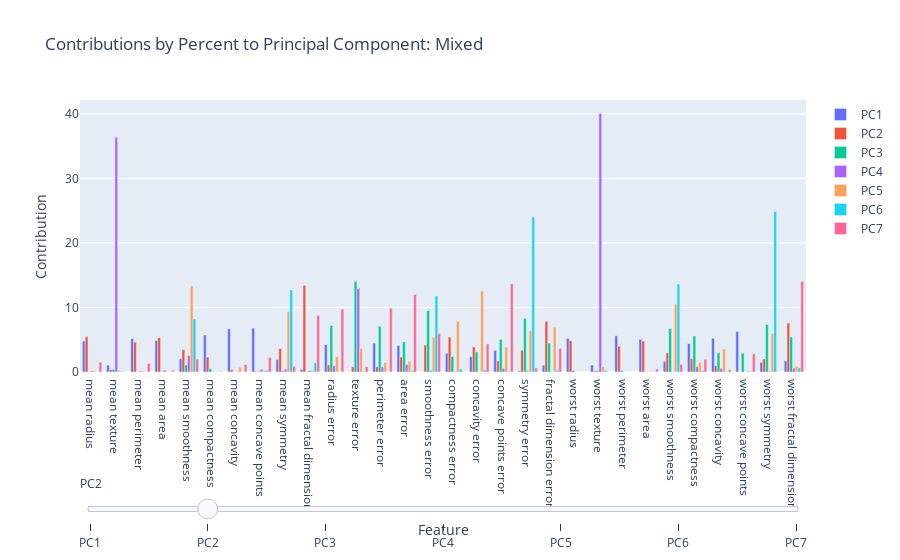

The code cell stored with this chart in its notebook:
### Markdown cell above
### *4.4 Visualizing Feature Contributions*

### Code cell
# Contribution to each principal component
num_components = len(pca.components_)

# Convert to DataFrame for visualization
contributions = pd.DataFrame(pca.components_.T, columns=[f'PC{i}' for i in range(1, num_components+1)], index=data.feature_names)

# Calculate contributions as percentages
contributions = pca.components_**2
contributions /= contributions.sum(axis=1, keepdims=True)
contributions *= 100  # Convert to percentage
dfContributions = pd.DataFrame(contributions.T, columns=[f'PC{i}' for i in range(1, num_components+1)], index=data.feature_names)

# Create and display interactive bar plot
fig = go.Figure()

# Add traces for each Principal Component
for i, pc in enumerate(dfContributions.columns, start=1):
    fig.add_trace(go.Bar(x=dfContributions.index, y=dfContributions[pc], name=pc))

# Update layout with slider for interactivity
steps = []
for i, pc in enumerate(dfContributions.columns, start=1):
    step = dict(
        method="update",
        args=[{"visible": [el == pc for el in dfContributions.columns]},
              {"title": f"Contributions to Principal Component: {pc}"}],
        label=pc,
    )
    steps.append(step)

# Create and add slider
sliders = [dict(active=1, pad={"t": 100}, steps=steps)]
fig.update_layout(sliders=sliders)

# Set title and show plot
fig.update_layout(title="Contributions by Percent to Principal Component: Mixed", xaxis_title="Feature", yaxis_title="Contribution")
fig.show()

### Figure 1 — Plotly figure (JSON) as saved in the notebook; plotly's stock layout.template omitted (floating-point values rounded to 4 significant figures)
{"data": [{"name": "PC1", "type": "bar", "x": ["mean radius", "mean texture", "mean perimeter", "mean area", "mean smoothness", "mean compactness", "mean concavity", "mean concave points", "mean symmetry", "mean fractal dimension", "radius error", "texture error", "perimeter error", "area error", "smoothness error", "compactness error", "concavity error", "concave points error", "symmetry error", "fractal dimension error", "worst radius", "worst texture", "worst perimeter", "worst area", "worst smoothness", "worst compactness", "worst concavity", "worst concave points", "worst symmetry", "worst fractal dimension"], "y": [4.792, 1.076, 5.177, 4.884, 2.033, 5.726, 6.677, 6.804, 1.909, 0.4143, 4.243, 0.03037, 4.466, 4.116, 0.02112, 2.903, 2.359, 3.364, 0.1806, 1.052, 5.198, 1.091, 5.6, 5.057, 1.637, 4.414, 5.233, 6.294, 1.511, 1.737]}, {"name": "PC2", "type": "bar", "x": ["mean radius", "mean texture", "mean perimeter", "mean area", "mean smoothness", "mean compactness", "mean concavity", "mean concave points", "mean symmetry", "mean fractal dimension", "radius error", "texture error", "perimeter error", "area error", "smoothness error", "compactness error", "concavity error", "concave points error", "symmetry error", "fractal dimension error", "worst radius", "worst texture", "worst perimeter", "worst area", "worst smoothness", "worst compactness", "worst concavity", "worst concave points", "worst symmetry", "worst fractal dimension"], "y": [5.469, 0.3565, 4.63, 5.34, 3.464, 2.307, 0.362, 0.1209, 3.623, 13.44, 1.114, 0.8096, 0.8003, 2.319, 4.179, 5.416, 3.889, 1.698, 3.38, 7.845, 4.834, 0.2067, 3.995, 4.812, 2.969, 2.062, 0.9597, 0.006818, 2.013, 7.581]}, {"name": "PC3", "type": "bar", "x": ["mean radius", "mean texture", "mean perimeter", "mean area", "mean smoothness", "mean compactness", "mean concavity", "mean concave points", "mean symmetry", "mean fractal dimension", "radius error", "texture error", "perimeter error", "area error", "smoothness error", "compactness error", "concavity error", "concave points error", "symmetry error", "fractal dimension error", "worst radius", "worst texture", "worst perimeter", "worst area", "worst smoothness", "worst compactness", "worst concavity", "worst concave points", "worst symmetry", "worst fractal dimension"], "y": [0.007278, 0.4167, 0.008675, 0.08237, 1.088, 0.549, 0.0007474, 0.06535, 0.1619, 0.05096, 7.208, 14.04, 7.11, 4.666, 9.538, 2.396, 3.114, 5.047, 8.328, 4.473, 0.2257, 0.1789, 0.2357, 0.01417, 6.749, 5.573, 2.995, 2.902, 7.361, 5.419]}, {"name": "PC4", "type": "bar", "x": ["mean radius", "mean texture", "mean perimeter", "mean area", "mean smoothness", "mean compactness", "mean concavity", "mean concave points", "mean symmetry", "mean fractal dimension", "radius error", "texture error", "perimeter error", "area error", "smoothness error", "compactness error", "concavity error", "concave points error", "symmetry error", "fractal dimension error", "worst radius", "worst texture", "worst perimeter", "worst area", "worst smoothness", "worst compactness", "worst concavity", "worst concave points", "worst symmetry", "worst fractal dimension"], "y": [0.1715, 36.37, 0.1763, 0.2855, 2.54, 0.1011, 0.03657, 0.4269, 0.4506, 0.2361, 0.9592, 12.95, 0.792, 1.171, 0.1995, 0.07546, 0.0001734, 0.5486, 0.1942, 0.02342, 0.02377, 40.04, 0.01905, 0.06705, 0.03116, 0.8341, 0.5469, 0.003608, 0.1314, 0.5937]}, {"name": "PC5", "type": "bar", "x": ["mean radius", "mean texture", "mean perimeter", "mean area", "mean smoothness", "mean compactness", "mean concavity", "mean concave points", "mean symmetry", "mean fractal dimension", "radius error", "texture error", "perimeter error", "area error", "smoothness error", "compactness error", "concavity error", "concave points error", "symmetry error", "fractal dimension error", "worst radius", "worst texture", "worst perimeter", "worst area", "worst smoothness", "worst compactness", "worst concavity", "worst concave points", "worst symmetry", "worst fractal dimension"], "y": [0.1428, 0.2447, 0.1397, 0.01067, 13.33, 0.0137, 0.7461, 0.1924, 9.36, 0.1974, 2.386, 3.673, 1.464, 1.628, 5.385, 7.838, 12.53, 3.824, 6.394, 6.933, 0.001942, 0.8627, 0.005556, 0.07503, 10.53, 1.484, 3.554, 0.1878, 5.981, 0.8916]}, {"name": "PC6", "type": "bar", "x": ["mean radius", "mean texture", "mean perimeter", "mean area", "mean smoothness", "mean compactness", "mean concavity", "mean concave points", "mean symmetry", "mean fractal dimension", "radius error", "texture error", "perimeter error", "area error", "smoothness error", "compactness error", "concavity error", "concave points error", "symmetry error", "fractal dimension error", "worst radius", "worst texture", "worst perimeter", "worst area", "worst smoothness", "worst compactness", "worst concavity", "worst concave points", "worst symmetry", "worst fractal dimension"], "y": [0.03512, 0.1035, 0.02996, 0.0003564, 8.201, 0.01997, 0.008731, 0.2709, 12.71, 1.426, 0.06555, 0.08264, 0.0003279, 0.1837, 11.76, 0.4788, 0.3175, 0.0975, 24.03, 0.283, 8.45e-06, 0.2501, 0.007227, 0.06332, 13.63, 0.2276, 0.08054, 0.09532, 24.89, 0.6436]}, {"name": "PC7", "type": "bar", "x": ["mean radius", "mean texture", "mean perimeter", "mean area", "mean smoothness", "mean compactness", "mean concavity", "mean concave points", "mean symmetry", "mean fractal dimension", "radius error", "texture error", "perimeter error", "area error", "smoothness error", "compactness error", "concavity error", "concave points error", "symmetry error", "fractal dimension error", "worst radius", "worst texture", "worst perimeter", "worst area", "worst smoothness", "worst compactness", "worst concavity", "worst concave points", "worst symmetry", "worst fractal dimension"], "y": [1.54, 0.01299, 1.31, 0.2668, 1.979, 0.0956, 1.156, 2.264, 0.8816, 8.747, 9.765, 0.8237, 9.9, 12.02, 5.955, 0.05505, 4.361, 13.66, 0.6461, 3.663, 0.009428, 0.009743, 1.987e-05, 0.4601, 1.184, 1.973, 0.3659, 2.821, 0.03419, 14.04]}], "layout": {"sliders": [{"active": 1, "pad": {"t": 100}, "steps": [{"args": [{"visible": [true, false, false, false, false, false, false]}, {"title": "Contributions to Principal Component: PC1"}], "label": "PC1", "method": "update"}, {"args": [{"visible": [false, true, false, false, false, false, false]}, {"title": "Contributions to Principal Component: PC2"}], "label": "PC2", "method": "update"}, {"args": [{"visible": [false, false, true, false, false, false, false]}, {"title": "Contributions to Principal Component: PC3"}], "label": "PC3", "method": "update"}, {"args": [{"visible": [false, false, false, true, false, false, false]}, {"title": "Contributions to Principal Component: PC4"}], "label": "PC4", "method": "update"}, {"args": [{"visible": [false, false, false, false, true, false, false]}, {"title": "Contributions to Principal Component: PC5"}], "label": "PC5", "method": "update"}, {"args": [{"visible": [false, false, false, false, false, true, false]}, {"title": "Contributions to Principal Component: PC6"}], "label": "PC6", "method": "update"}, {"args": [{"visible": [false, false, false, false, false, false, true]}, {"title": "Contributions to Principal Component: PC7"}], "label": "PC7", "method": "update"}]}], "title": {"text": "Contributions by Percent to Principal Component: Mixed"}, "xaxis": {"title": {"text": "Feature"}}, "yaxis": {"title": {"text": "Contribution"}}}}
